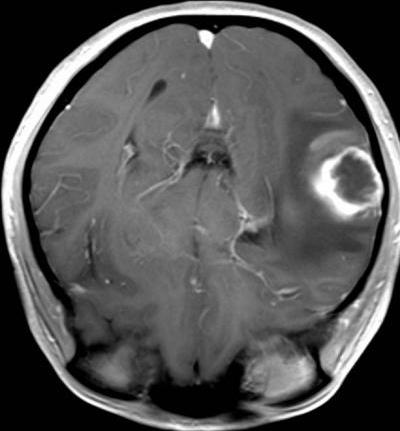
#> input picture Brain Tumor Data Set/Brain Tumor Data Set/Brain Tumor/Cancer (1058).jpg, 400 x 431 px; its folder holds 4 pictures in this run; the run also reads 2 pictures not shown here
$ jupyter execute --allow-errors image_standardization.ipynb   (shell and % lines are left out)
#> lines starting #> are read from the running program, lines starting #| are printed output that depends on the picture; pictures that were not available may be replaced by others from this repository, and a replacement may not be noted
# Import necessesary packages and libraries

[cell 1]
import numpy as np
import pandas as pd
import PIL as pil
import matplotlib.pyplot as plt
import seaborn as sns
from os import listdir
from os.path import isfile, join
import tempfile
import pickle

# EDA

### Extract filenames for all images

[cell 2]
tumor_filebase_str = 'Brain Tumor Data Set/Brain Tumor Data Set/Brain Tumor/'
tumor_files = [f for f in listdir(tumor_filebase_str) if isfile(join(tumor_filebase_str, f))]

healthy_filebase_str = 'Brain Tumor Data Set/Brain Tumor Data Set/Healthy/'
healthy_files = [f for f in listdir(healthy_filebase_str) if isfile(join(healthy_filebase_str, f))]

### Total # of Images

[cell 3]
len(tumor_files) + len(healthy_files)

### Extract picture dimensions

[cell 4]
#get consolidated list that includes filepaths for all cancerous/healthy images
all_pic_files = [tumor_filebase_str + x for x in tumor_files.copy()] + [healthy_filebase_str + x for x in healthy_files.copy()]
#object to store picture dimensions
pic_dims = []
for filename in all_pic_files: #loop through all pictures and store picture dimensions
    img_size = pil.Image.open(filename).convert('L').size
    pic_dims.append(img_size)
#> this loop made 5 passes
#> img_size on passes 1 to 5: (400, 431), (241, 286), (287, 348), (512, 512), (400, 431)
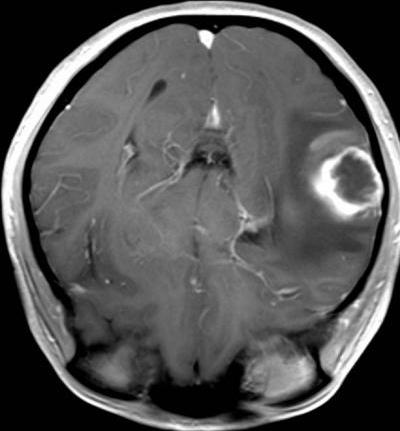
#> input picture Brain Tumor Data Set/Brain Tumor Data Set/Brain Tumor/Cancer (1058).jpg, 400 x 431 px
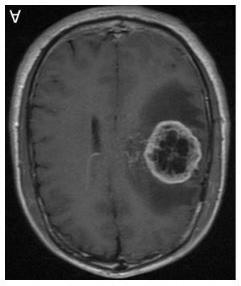
#> input picture Brain Tumor Data Set/Brain Tumor Data Set/Brain Tumor/Cancer (1064).jpg, 241 x 286 px
#> after the loop, pic_dims = [(400, 431), (241, 286), (287, 348), (512, 512), (400, 431)]

pic_dims = pd.DataFrame(pic_dims,columns=['Grayscale Row Dimensions','Grayscale Column Dimensions'])
#> pic_dims = table of 5 rows and 2 columns

### Analysis of Picture Dimensions

[cell 5]
pic_dims.head()
#> Out = table of 5 rows and 2 columns

#### Average Row and Column Dimensions

[cell 6]
print('Average Row Dimensions: ' + str(round(pic_dims['Grayscale Row Dimensions'].mean(),2)))
#| Average Row Dimensions: 368.0
print('Average Column Dimensions: ' + str(round(pic_dims['Grayscale Column Dimensions'].mean(),2)))
#| Average Column Dimensions: 401.6

#### Average Pixels (Feature Dimensions) Per Image

[cell 7]
round(pic_dims.apply(lambda x:x['Grayscale Row Dimensions']*x['Grayscale Column Dimensions'],axis=1).mean(),2)
#> Out = 155149.2

#### Proportion Breakdown of Unique Picture Dimension Sizes

[cell 8]
dim_breakdown = pic_dims.apply(lambda x:str(x['Grayscale Row Dimensions']) + ', ' +
               str(x['Grayscale Column Dimensions']),axis=1).value_counts()/len(pic_dims)
dim_breakdown

[cell 9]
sns.set_style('darkgrid')
fig = plt.figure()
axes = fig.add_axes([0,0,1,1])
axes.plot(dim_breakdown)
axes.set_xlabel('Unique Dimensions (Too Many to Show xticks)')
axes.get_xaxis().set_ticks([])
axes.set_ylabel('Proportion of Total')
axes.set_title('Proportional Breakdown of Picture Dimensions in Brain Tumor Dataset')
plt.show()
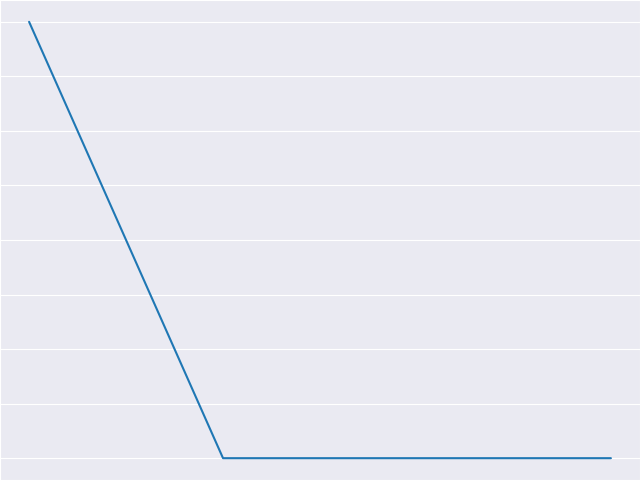
#> figure drawn by matplotlib, 1 panel

#### Proportion of Square Images

[cell 10]
(pic_dims['Grayscale Row Dimensions'] == pic_dims['Grayscale Column Dimensions']).sum()/len(pic_dims)
#> Out = 0.2

#### Proportion of Square/Near-Square Images defined by column dimensions within 20% of row dimensions

[cell 11]
((pic_dims['Grayscale Column Dimensions'] <= (1.2*pic_dims['Grayscale Row Dimensions'])) & (pic_dims['Grayscale Column Dimensions'] >= (0.8*pic_dims['Grayscale Row Dimensions']))).sum()/len(pic_dims)
#> Out = 0.8

# IMAGE DIMENSION STANDARDIZATION PIPELINE

### Function to Standardize Singular Image

[cell 12]
def standardize_image_dimensions(filename,newdim=(360,360),show_difference=True):
    '''
    Ingest image and output a greyscale version of the image that is a modified size while preserving aspect ratios
    '''
#> called with newdim = (256, 256), show_difference = True
    img = pil.Image.open(filename).convert('L') #open image as a grayscale
    img_size = img.size #capture image dimensions
#> img_size = (241, 286)
    img_size = (img_size[1],img_size[0]) #store in height by width rather than width by height aka rowsize x colsize
#> img_size = (286, 241)

    if show_difference == True: #show before standardization
        display(img)

    if img_size[0] == img_size[1]: #if image is already square, we can resize while preserving aspect ratios of original image
        img_array = np.array(img) #convert image to array

        if show_difference == True:
            plt.imshow(img_array,cmap='gray')
    else:
        gap = abs(img_size[0] - img_size[1]) #calculate difference between dimensions to ID space we need to fill on shorter dimensions
#> gap = 45
        gapfill_1 = int(gap/2) #space we will fill on one side of shorter dimension
#> gapfill_1 = 22
        gapfill_2 = gap-gapfill_1 #space we will fill on other side
#> gapfill_2 = 23
        img_array = np.asarray(img) #convert image to array

        if img_size[0] < img_size[1]: #If rows are less than columns, fill rowspace with empty ink signal symmetrically s.t. the image is square
            img_array = np.vstack((np.zeros((gapfill_1,img_size[1])),img_array)) #fill top
            img_array = np.vstack((img_array,np.zeros((gapfill_2,img_size[1])))) #fill bottom
        else: #if columns are less than rows, fill column space with empty ink signal symmetrically s.t. the image is square
            img_array = np.hstack((np.zeros((img_size[0],gapfill_1)),img_array)) #fill left
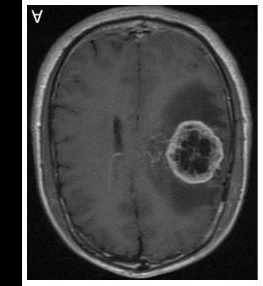
#> img_array: shape (286, 263) float64; min 0, max 255, mean 71.7
            img_array = np.hstack((img_array,np.zeros((img_size[0],gapfill_2)))) #fill right
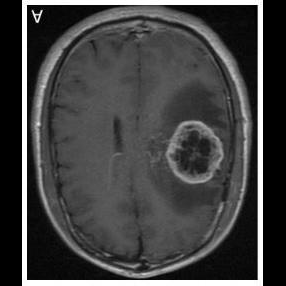
#> img_array: shape (286, 286) float64; min 0, max 255, mean 66

    #resize new image according to user defined size
    temp = tempfile.TemporaryFile() #create temporary file
    plt.imsave(temp,img_array,cmap='gray') #save array representation of image as image
    new_image = pil.Image.open(temp).convert('L') #open image
    new_image = new_image.resize(newdim) #resize image
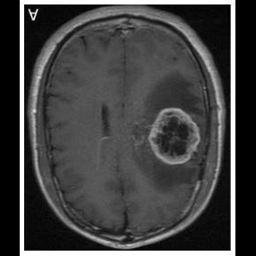
#> new_image: PIL image 256x256 L; min 0, max 255, mean 65.7

    if show_difference == True: #show after standardization
        display(new_image)

    #return standardized image and vectorized version of standardized image
    return new_image,np.array(new_image)

### Example of Function in Action -- Image Before and After Standardization

[cell 13]
a,b = standardize_image_dimensions(all_pic_files[1],newdim=(256,256))

### Function to Standardize Dataset

[cell 14]
def standardize_image_dataset(filename_list,newdim=(360,360)):
#> called with newdim = (256, 256)
    labeled_dataframe = pd.DataFrame(np.zeros((len(filename_list),newdim[0]*newdim[1] + 1))) #create dataframe to that stores
    #vectorized versions of images -- initial labeled dataset
    #Create column names
    colNames = ['pixel' + str(x) for x in range(1,newdim[0]*newdim[1] + 1)]
    colNames.append('label')
    labeled_dataframe.columns = colNames

    #counters for saving each image as a unique filename in the proper location
    healthy_counter = 0
    cancerous_counter = 0

    for num in range(len(filename_list)):
        filename = filename_list[num] #get filename
        img,img_asarray = standardize_image_dimensions(filename,newdim,False) #get standardized/vectorized version of image
        if '/Cancer' in filename: #if cancer is in filename, save in proper folder and add to labeled data with label = 1
            cancerous_counter = cancerous_counter + 1
            img.save('Amit/Standardized Images/Cancerous/Cancer' + str(cancerous_counter) + '.jpg') #Save in cancer folder
            #Store vectorized version of image as 1 dimensional array
            new_data = list(img_asarray.flatten())
            new_data.append(1)
            labeled_dataframe.iloc[num] = new_data
        else:#if cancer is in filename, save in proper folder and add to labeled data with label = 1
            healthy_counter = healthy_counter + 1
            img.save('Amit/Standardized Images/Healthy/Healthy' + str(healthy_counter) + '.jpg') #Save in cancer folder
            #Store vectorized version of image as 1 dimensional array
            new_data = list(img_asarray.flatten())
            new_data.append(0)
            labeled_dataframe.iloc[num] = new_data
#> this loop made 5 passes
#> pass 1, in standardize_image_dimensions (call 2), `img_array = np.hstack((np.zeros((img_size[0],gapfill_1)),img_array))`:
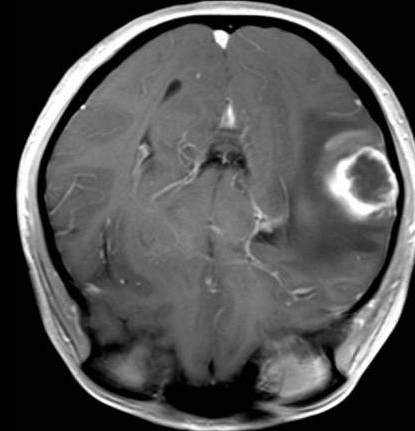
#> img_array: shape (431, 415) float64; min 0, max 255, mean 82
#> pass 1, in standardize_image_dimensions (call 2), `img_array = np.hstack((img_array,np.zeros((img_size[0],gapfill_2))))`:
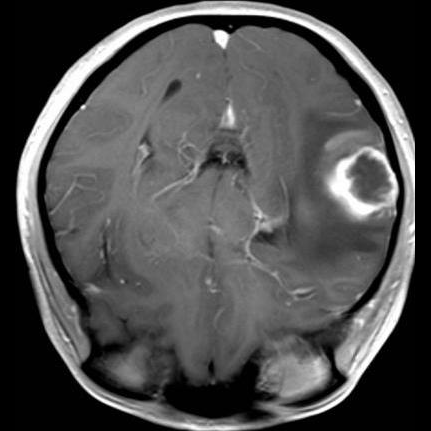
#> img_array: shape (431, 431) float64; min 0, max 255, mean 78.9
#> after the loop, cancerous_counter = 5; healthy_counter = 0

    #save labeled data as a dataframe using to_pickle (read_pickle to read dataframe in for further analysis and model development)
    labeled_dataframe = labeled_dataframe.astype('uint8')
    labeled_dataframe.to_pickle('Amit/Labeled Data/labeled_data.pkl')
